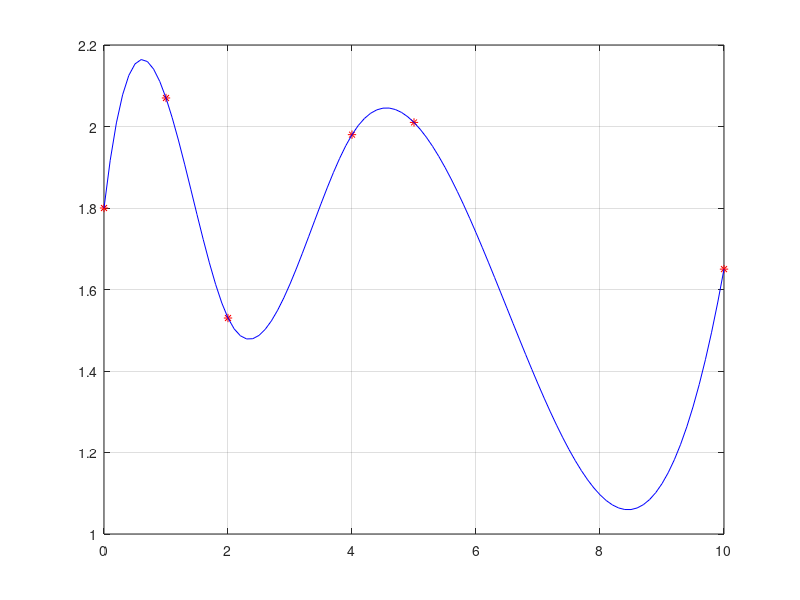
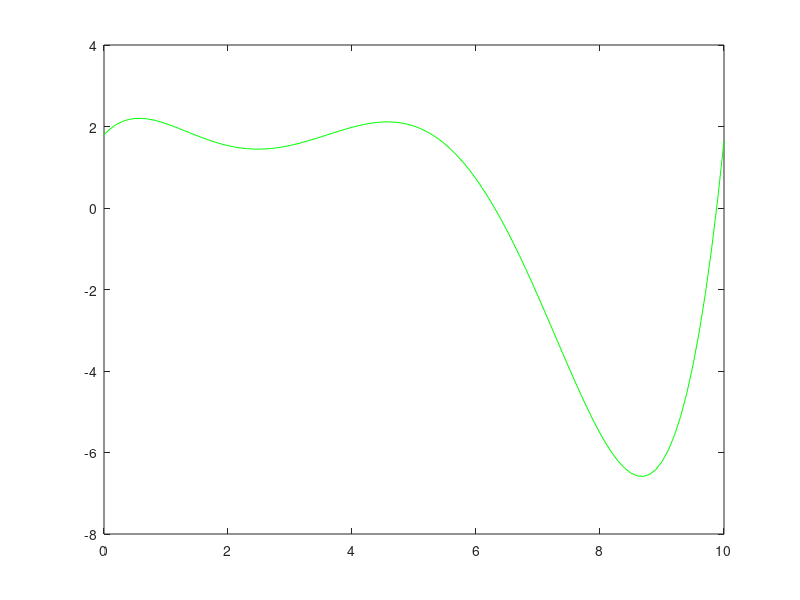
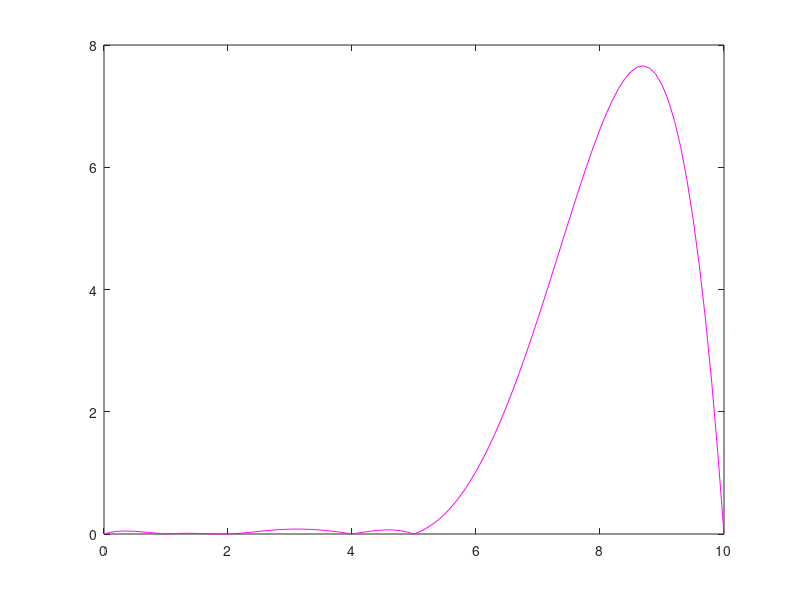

MATLAB code for these plots, in order:
 x=[0 1 2 4 5 10];
 y=[1.80 2.07 1.53 1.98 2.01 1.65];
 
 c=polyfit(x,y,5);
 
xp=0:0.1:10;
ys=spline(x,y,xp);

plot(x,y,'*r')
grid on
hold on
plot(xp,ys,'b') %Determino forma de la pared metodo 1 Spline

figure(2)
yp=polyval(c,xp);
plot(xp,yp,'g') %Determino forma de la pared metodo 2 polyfit y polyval (falla porque no estan equiespaciados entre 5 y 10)

figure(3)
plot(xp,abs(ys-yp), 'm');


area=trapz(xp,ys); %calculo el area con el metodo de trapecios habiendo usado una spline